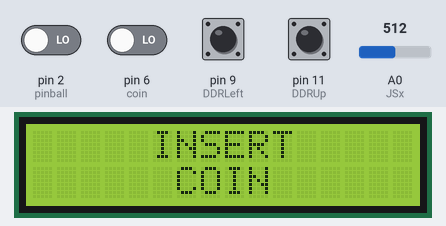
A sketch run on a simulated Arduino Uno, built with avr-gcc and run on an emulated ATmega328P. On the bench: 16×2 character LCD. The inputs (shaded band) are chosen by the test bench; at power-on: pin 2 (pinball), pin 6 (coin), pin 9 (DDRLeft), pin 11 (DDRUp) LOW, A0 (JSx) = 512. Random numbers use the default seed unless the sketch sets one; the audio player accepts every command and is not drawn.

Above: at 1.7 s.
1.8 s: pin 6 (coin) driven HIGH
At 2.3 s:
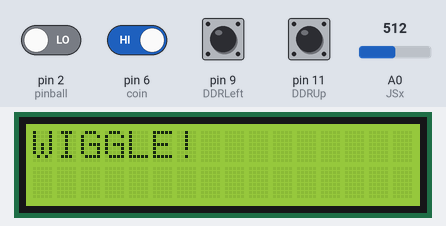
At 6.5 s:
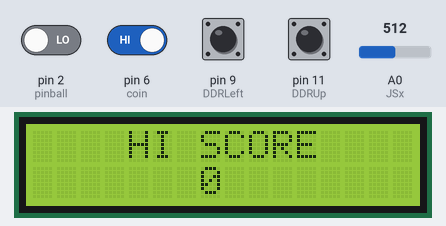
7.8 s: A0 (JSx) set to 560
At 13.6 s:
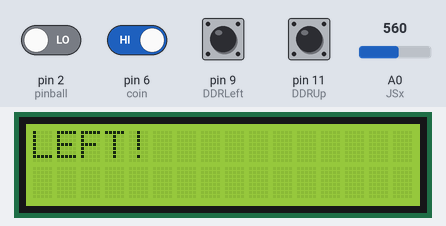
Timing chart, 0 to 15.1 s (numbered marks = the images above; inputs shaded):
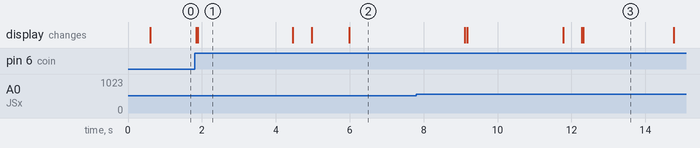

Measured:
- after the input at 1.8 s, the display: first changes after 0.05 s (image 1 shows a later state)
- what the display in image 1 shows lasts 2.6 s, from 1.9 s to 4.5 s

The sketch:

BopIt.ino
```cpp
#include <LiquidCrystal_I2C.h>
#include "SoftwareSerial.h"
#include "DFRobotDFPlayerMini.h"

LiquidCrystal_I2C lcd(0x27, 16, 2); //LCD connected to A4 and A5
SoftwareSerial softwareSerial(0,1); //MP3 Player connected to D0(Rx) and D1(Tx)
DFRobotDFPlayerMini player;

const int correct = 1;
const int wrong = 2;
const int gameOver = 3;
const int score10 = 4;
const int speedUp = 5;
const int DDR = 6;
const int PB = 7;
const int stick = 8;

const int coin = 6;     //Coin slot connected to D2
const int pinball = 2;  //Pinball plunger connected to D4
const int DDRLeft = 9; //DDR Button Left connected to D5
const int DDRUp = 11;   //DDR Button Up connected to D7
const int JSx = A0;     //Joystick x-axis connected to A0
const int JSy = A1;     //Joystick y-axis connected to A1


int prevIn = 0;         //store last input
int gameMap[99];        //array of inputs the game wants
int turn = 0;           //round the player is on
int inDelay = 1000;      //delay between inputs, reset at the start of every game
bool start = false;     //game won't start until start is true

void setup() {

  lcd.init();
  lcd.clear();
  lcd.backlight();

  softwareSerial.begin(9600);
  player.begin(softwareSerial);
  player.volume(30);

  pinMode(coin, INPUT);
  pinMode(pinball, INPUT);
  pinMode(DDRLeft, INPUT);
  pinMode(DDRUp, INPUT);
  pinMode(JSx, INPUT);
}

void loop() {
  //pregame behavior
  prevIn = 0;
  lcd.clear();
  while(start == false){
    prevIn = 0;
    turn = 0;
    inDelay = 1200;
    randomSeed(analogRead(A0));
    for(int i = 0 ; i < 99 ; i++){
      gameMap[i] = random(1,5);
    }
    lcd.setCursor(5,0);
    lcd.print("INSERT");
    lcd.setCursor(6,1);
    lcd.print("COIN");
    //start?
    if(digitalRead(coin) == HIGH){
      start = true;
      player.play(1);
    }
  }


  while(start == true){
    lcd.clear();
    if(gameMap[turn] == 1){
        player.play(8);
        lcd.print("WIGGLE!");
      }else if(gameMap[turn] == 3){
        player.play(6);
        lcd.print("FORWARD!");
      }else if(gameMap[turn] == 2){
        player.play(6);
        lcd.print("LEFT!");
      }else if(gameMap[turn] == 4){
        player.play(7);
        lcd.print("PINBALL!");
    }

    for(int i = 0; i < inDelay; i++){
      lcd.setCursor(0,1);
      if(analogRead(JSx) < 450 || analogRead(JSx) > 550){
        prevIn = 1;
      }
      else if(digitalRead(DDRLeft) == HIGH){
        prevIn = 2;
      }
      else if(digitalRead(DDRUp) == HIGH){
        prevIn = 3;
      }
      else if(pinIn()){
        prevIn = 4;
      }
      // lcd.setCursor(12,0);
      // lcd.print(analogRead(JSx));
      // lcd.setCursor(0,1);
      // lcd.print(prevIn);
      delay(1);
    }

    if(prevIn == gameMap[turn]){
      if(turn%10 == 0){
        inDelay -= 50;
        player.play(5);
      }
      lcd.clear();
      lcd.setCursor(0,0);
      lcd.print(gameMap[turn]);
      lcd.setCursor(0,1);
      lcd.print(prevIn);
      lcd.setCursor(4,0);
      lcd.print("CORRECT");
      prevIn = 0;
      turn += 1;
      delay(500);
    }else{
      lcd.clear();
      delay(500);
      lcd.setCursor(6,0);
      lcd.print("GAME");
      lcd.setCursor(6,1);
      lcd.print("OVER");
      delay(1000);
      lcd.clear();
      lcd.setCursor(4, 0);
      lcd.print("HI SCORE");
      for(int i = 0; i <= turn; i++){
        lcd.setCursor(7,1);
        lcd.print(i);
        delay(100);
      }
      delay(3000);
      start = false;
    }

    //win screen
    if(turn == 99){
      lcd.clear();
      lcd.setCursor(6,0);
      lcd.print("YOU");
      lcd.setCursor(6,1);
      lcd.print("WIN");
      delay(1000);
      lcd.clear();
      lcd.setCursor(4,0);
      lcd.print("HI SCORE");
      lcd.setCursor(7,1);
      for(int i = 0; i <= turn; i++){
        lcd.setCursor(7,1);
        lcd.print(i);
        delay(100);
      }
      delay(3000);
      start = false;
    }
  }
}

bool JSWiggled(){
  if(analogRead(JSx) < 450 || analogRead(JSx) > 550)
    return false;
  else
    return true;
}

bool pinIn(){
  return (digitalRead(pinball) == HIGH);
}

bool buttonBlue(){
  return digitalRead(DDRLeft);
}

bool buttonRed(){
  return digitalRead(DDRUp);
}
```
